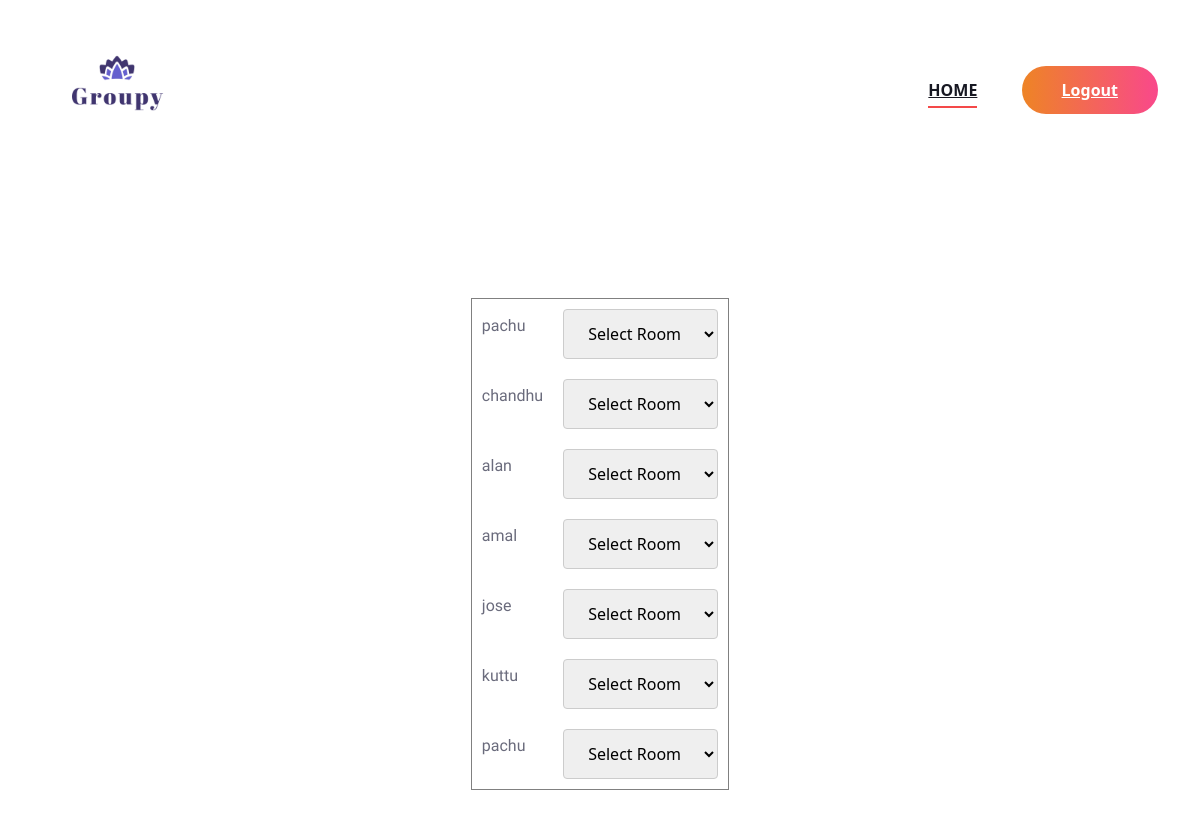
The app's page /Org/mannual/9 with its own data.
### Guest/models.py (models this page shows)
class ParticipateUser(models.Model):
    user=models.CharField(max_length=50)
    events=models.ForeignKey(Event,on_delete=models.CASCADE)
    rooms=models.TextField(max_length=50,default="")
    new_rooms = models.TextField(max_length=50, default="")
    is_ignored = models.BooleanField(default=False)

### Organizer/views.py (the view)
# urls.py: path('mannual/<int:pk>', views.manuualy,name="manuualy"),
def manuualy(request,pk):
    event=Event.objects.get(id=pk)
    participants = ParticipateUser.objects.filter(events=event)
    rooms=Room.objects.filter(events=event)
    print(rooms)
    if request.method == 'POST':
        for participant in participants:
            room_name = request.POST.get('room_' + str(participant.id))
            print(room_name)
            roomObj=Room.objects.get(id=room_name)
            roomNumber=roomObj.number
            print(roomNumber)
            if roomNumber:
                participant.new_rooms = roomNumber
                participant.save()
        return redirect('org:home')
    else:
        return render(request,"Organizer/Manually.html",{'users_data':participants,'room':rooms})

### Organizer/templates/Organizer/Manually.html (shortened to what this page needs)
{% extends 'Organizer/Head.html'%}
{% load static %}
{% block content %}
<br><br><br><br>
<!DOCTYPE html>
<html lang="en">
<head>
    <link href="https://cdn.jsdelivr.net/npm/bootstrap@5.3.0/dist/css/bootstrap.min.css" rel="stylesheet">
</head>
<body>
    <form action="" method="post">
        <table border="1" align="center" cellpadding="10"  >
            {% for user_data in users_data %}
            <tr>
                <td>
                    <p>{{ user_data.user }}</p>
                </td>
                <td>
                    <select id="room_{{ user_data.id }}" name="room_{{ user_data.id }}"  onchange="onSelectChange(this.value, '{{ user_data.id }}')">
                        <option value="">Select Room</option>
                    </select>
                </td>
            </tr>
            {% endfor %}
        </table>
    </form>
</body>
</html>
<br><br><br><br><br><br><br><br><br><br><br><br><br><br><br><br><br><br><br><br><br>
{% endblock content %}

### Guest/static/Main/css/style.css (style rules this page uses)
html, body { height: 100%; font-family: "Work Sans", sans-serif; -webkit-font-smoothing: antialiased; font-smoothing: antialiased; }
p { font-size: 16px; font-family: "Work Sans", sans-serif; color: #6a6b7c; font-weight: 400; line-height: 28px; margin: 0 0 15px 0; }

### Guest/static/Form/form.css (style rules this page uses)
input[type=text],[type=password],[type=email],[type=date], select { width: 100%; padding: 12px 20px; margin: 8px 0; display: inline-block; border: 1px solid #ccc; border-radius: 4px; box-sizing: border-box; }

### records on screen
ParticipateUser: user "pachu"
ParticipateUser: user "chandhu"
ParticipateUser: user "alan"
ParticipateUser: user "amal"
ParticipateUser: user "jose"
ParticipateUser: user "kuttu"
ParticipateUser: user "pachu"
